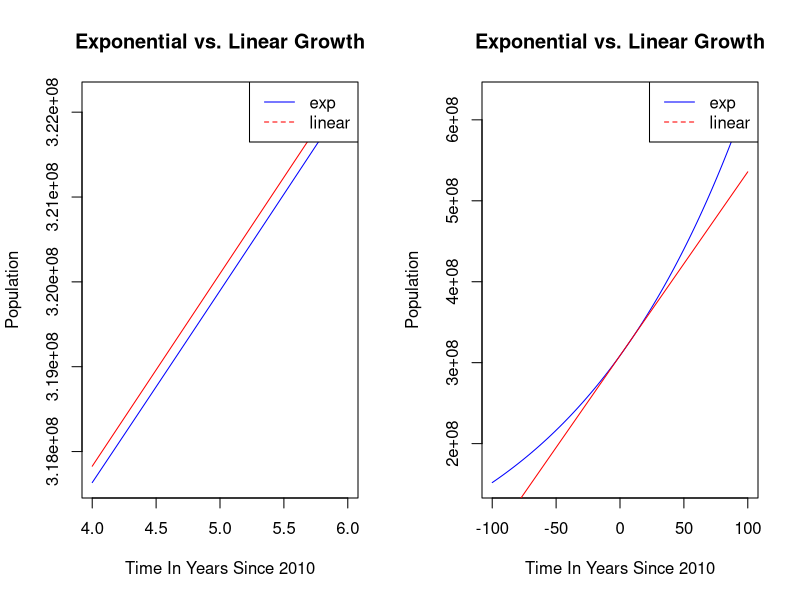

This figure's R source:


equation1=function(x){308745538*exp(0.007095736*(x))}
equation2=function(x){308745538 + (((331449281 - 308745538)/10) * x)}

par(mfrow = c(1, 2))
curve(equation1, from=4, to=6, xlab="Time In Years Since 2010", ylab="Population", 
      col="blue", lwd=1, main="Exponential vs. Linear Growth" )
curve(equation2, from=4, to=6, n=300, add=TRUE, xlab="X", ylab="Y", col="red",lwd=1)
legend(x="topright", legend=c("exp", "linear"), lty = c(1,2), col=c("blue","red"))

curve(equation1, from=-100, to=100, xlab="Time In Years Since 2010", ylab="Population", 
      col="blue", lwd=1, main="Exponential vs. Linear Growth" )
curve(equation2, from=-100, to=100, n=300, add=TRUE, xlab="X", ylab="Y", col="red",lwd=1)
legend(x="topright", legend=c("exp", "linear"), lty = c(1,2), col=c("blue","red"))
